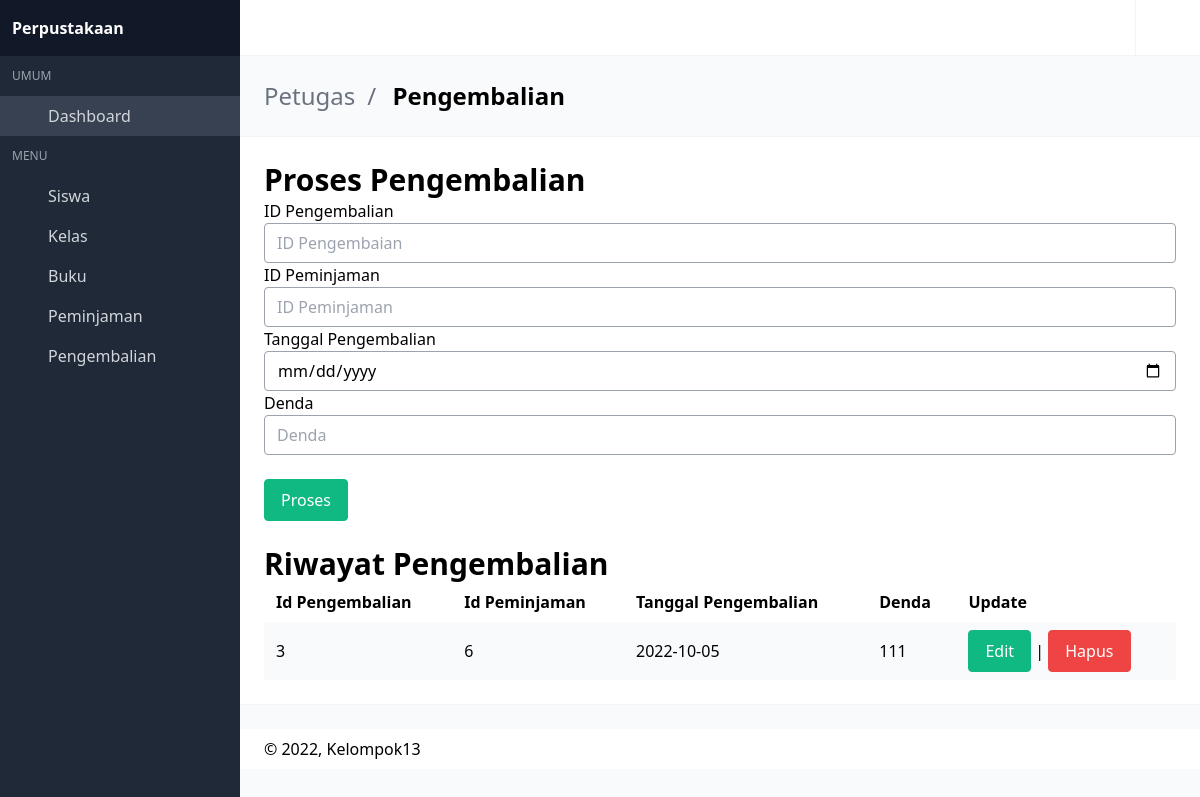
The page /main/petugas/pengembalian.php (signed in) on the database its author committed.
### tables this page shows
CREATE TABLE `pengembalian` (
  `id_pengembalian` int(11) NOT NULL,
  `id_peminjaman` int(11) NOT NULL,
  `tanggal_pengembalian` date NOT NULL,
  `denda` int(11) NOT NULL
);

### main/petugas/pengembalian.php (the view, shortened to what this page needs)
<?php
include_once("config.php");
?>
<!DOCTYPE html>
<html lang="en" class="">
<head>
  <link rel="stylesheet" href="css/main.css?v=1628755089081">
</head>
<body>
<div id="app">
<nav id="navbar-main" class="navbar is-fixed-top">
  <div class="navbar-menu" id="navbar-menu">
    <div class="navbar-end">
      <a href="" class="navbar-item has-divider desktop-icon-only">
        <span class="icon"><i class="mdi mdi-help-circle-outline"></i></span>
      </a>
      <a href="keluar.php" title="Log out" class="navbar-item desktop-icon-only">
        <span class="icon"><i class="mdi mdi-logout"></i></span>
      </a>
    </div>
  </div>
</nav>
<aside class="aside is-placed-left is-expanded">
  <div class="aside-tools">
    <div>
    <b class="font-black">Perpustakaan</b>
    </div>
  </div>
  <div class="menu is-menu-main">
    <p class="menu-label">Umum</p>
    <ul class="menu-list">
      <li class="active">
        <a href="index.php">
          <span class="icon"><i class="mdi mdi-desktop-mac"></i></span>
          <span class="menu-item-label">Dashboard</span>
        </a>
      </li>
    </ul>
    <p class="menu-label">Menu</p>
    <ul class="menu-list">
      <li class="--set-active-tables-html">
        <a href="siswa.php">
          <span class="icon"><i class="mdi mdi-account-circle"></i></span>
          <span class="menu-item-label">Siswa</span>
        </a>
      </li>
      <li class="--set-active-forms-html">
        <a href="kelas.php">
          <span class="icon"><i class="mdi mdi-table"></i></span>
          <span class="menu-item-label">Kelas</span>
        </a>
      </li>
      <li class="--set-active-profile-html">
        <a href="buku.php">
          <span class="icon"><i class="mdi mdi-book"></i></span>
          <span class="menu-item-label">Buku</span>
        </a>
      </li>
      <li>
        <a href="peminjaman.php">
          <span class="icon"><i class="mdi mdi-cart-plus"></i></span>
          <span class="menu-item-label">Peminjaman</span>
        </a>
      </li>
      <li>
        <a href="pengembalian.php">
          <span class="icon"><i class="mdi mdi-cart-minus"></i></span>
          <span class="menu-item-label">Pengembalian</span>
        </a>
      </li>
    </ul>
  </div>
</aside>
<section class="is-title-bar">
  <div class="flex flex-col md:flex-row items-center justify-between space-y-6 md:space-y-0">
    <ul>
      <li>Petugas</li>
      <li>Pengembalian</li>
    </ul>
  </div>
</section>
<section class="is-hero-bar">
  <table>
    <h1>Proses Pengembalian</h1>
    <form action="" method="POST">
        <div class="mb-3">
          <label class="form-lable">ID Pengembalian</label>
          <input type="text" class="input" placeholder="ID Pengembaian" name="id_pengembalian" required>
        </div>
        <div class="mb-3">
            <label class="form-label">ID Peminjaman</label>
            <input type="text" placeholder="ID Peminjaman" class="input" name="id_peminjaman" required>
        </div>
        <div class="mb-3">
          <label class="form-label">Tanggal Pengembalian</label>
          <input type="date" class="input" name="tanggal_pengembalian" required>
        </div>
        <div class="mb-3">
            <label class="form-label">Denda</label>
            <input type="text" placeholder="Denda" class="input" name="denda" required>
        </div>
        <br>
        <div class="mb-3">
            <button name="submit" class="button green">Proses</button>
        </div>
        </form>
</table>
<br>
<table>
        <tbody>
          <h1>Riwayat Pengembalian</h1>
          <tr>
              <th>Id Pengembalian</th>
              <th>Id Peminjaman</th>
              <th>Tanggal Pengembalian</th>
              <th>Denda</th>
              <th>Update</th>
          </tr>
        </tbody>
    <?php
    $result = mysqli_query($conn,"SELECT * FROM pengembalian");
    while($data = mysqli_fetch_array($result)) {
      ?>
        <tbody>
        <tr>
            <td><?= $data['0']?></td>
            <td><?= $data['1']?></td>
            <td><?= $data['2']?></td>
            <td><?= $data['3']?></td>
            <td colspan="2">
            <a href="#" class="button green">Edit</a>
            |
            <a href="#" class="button red">Hapus</a>
            </td>
        </tr>
        </tbody>
    <?php
      }
      ?>
</table>
</section>
<br>
<footer class="footer">
  <div class="flex flex-col md:flex-row items-center justify-between space-y-3 md:space-y-0">
    <div class="flex items-center justify-start space-x-3">
      <div>
        © 2022, Kelompok13
      </div>
    </div>
  </div>
</footer>
<link rel="stylesheet" href="https://cdn.materialdesignicons.com/4.9.95/css/materialdesignicons.min.css">
</body>
</html>

### rows shown on the page
pengembalian: id_pengembalian "3", id_peminjaman "6", tanggal_pengembalian "2022-10-05", denda "111"
